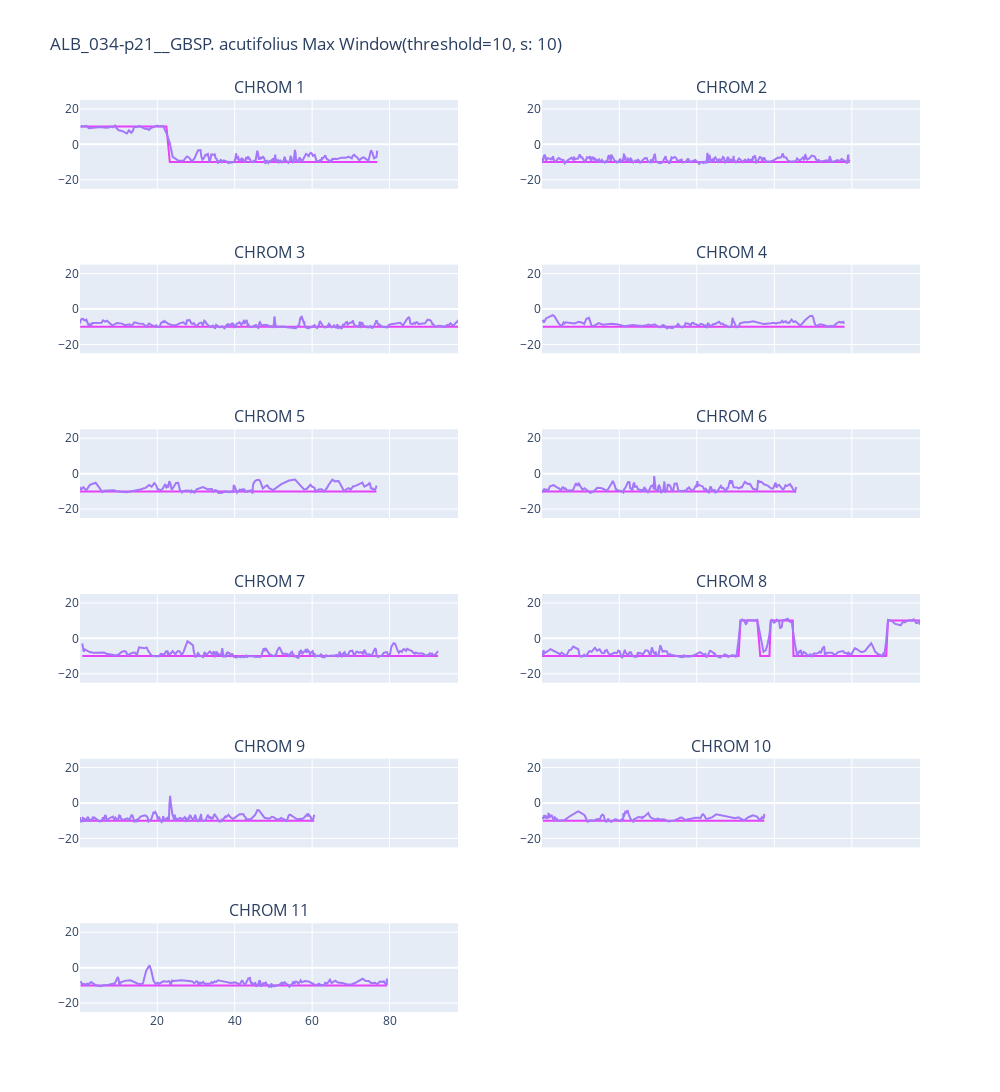

The notebook cell this image was saved under:
### Code cell
df = pd.read_csv('./salidas2/ALB_034-p21__GBS.csv',sep='\t')
out = getSummaryByIntrogression(df, 'ALB_034-p21__GBS',)
plotSample(df, 'ALB_034-p21__GBS_PAc',)

### Figure 1 — Plotly figure (JSON) as saved in the notebook; plotly's stock layout.template omitted (floating-point values rounded to 4 significant figures; data arrays with more than 128 entries replaced by an {"elided": "..."} marker saying what was removed)
{"data": [{"line": {"color": "rgb(231, 64, 250)"}, "name": "Median filter (k=7, t=-5)", "type": "scatter", "x": {"elided": "282 float values"}, "xaxis": "x", "y": {"elided": "282 int values"}, "yaxis": "y"}, {"line": {"color": "rgb(164, 118, 249)"}, "name": "Max Winwindow 10", "type": "scatter", "x": {"elided": "282 float values"}, "xaxis": "x", "y": {"elided": "282 float values"}, "yaxis": "y"}, {"line": {"color": "rgb(231, 64, 250)"}, "name": "Median filter (k=7, t=-5)", "type": "scatter", "x": {"elided": "358 float values"}, "xaxis": "x2", "y": {"elided": "358 int values"}, "yaxis": "y2"}, {"line": {"color": "rgb(164, 118, 249)"}, "name": "Max Winwindow 10", "type": "scatter", "x": {"elided": "358 float values"}, "xaxis": "x2", "y": {"elided": "358 float values"}, "yaxis": "y2"}, {"line": {"color": "rgb(231, 64, 250)"}, "name": "Median filter (k=7, t=-5)", "type": "scatter", "x": {"elided": "306 float values"}, "xaxis": "x3", "y": {"elided": "306 int values"}, "yaxis": "y3"}, {"line": {"color": "rgb(164, 118, 249)"}, "name": "Max Winwindow 10", "type": "scatter", "x": {"elided": "306 float values"}, "xaxis": "x3", "y": {"elided": "306 float values"}, "yaxis": "y3"}, {"line": {"color": "rgb(231, 64, 250)"}, "name": "Median filter (k=7, t=-5)", "type": "scatter", "x": {"elided": "151 float values"}, "xaxis": "x4", "y": {"elided": "151 int values"}, "yaxis": "y4"}, {"line": {"color": "rgb(164, 118, 249)"}, "name": "Max Winwindow 10", "type": "scatter", "x": {"elided": "151 float values"}, "xaxis": "x4", "y": {"elided": "151 float values"}, "yaxis": "y4"}, {"line": {"color": "rgb(231, 64, 250)"}, "name": "Median filter (k=7, t=-5)", "type": "scatter", "x": {"elided": "171 float values"}, "xaxis": "x5", "y": {"elided": "171 int values"}, "yaxis": "y5"}, {"line": {"color": "rgb(164, 118, 249)"}, "name": "Max Winwindow 10", "type": "scatter", "x": {"elided": "171 float values"}, "xaxis": "x5", "y": {"elided": "171 float values"}, "yaxis": "y5"}, {"line": {"color": "rgb(231, 64, 250)"}, "name": "Median filter (k=7, t=-5)", "type": "scatter", "x": {"elided": "229 float values"}, "xaxis": "x6", "y": {"elided": "229 int values"}, "yaxis": "y6"}, {"line": {"color": "rgb(164, 118, 249)"}, "name": "Max Winwindow 10", "type": "scatter", "x": {"elided": "229 float values"}, "xaxis": "x6", "y": {"elided": "229 float values"}, "yaxis": "y6"}, {"line": {"color": "rgb(231, 64, 250)"}, "name": "Median filter (k=7, t=-5)", "type": "scatter", "x": {"elided": "301 float values"}, "xaxis": "x7", "y": {"elided": "301 int values"}, "yaxis": "y7"}, {"line": {"color": "rgb(164, 118, 249)"}, "name": "Max Winwindow 10", "type": "scatter", "x": {"elided": "301 float values"}, "xaxis": "x7", "y": {"elided": "301 float values"}, "yaxis": "y7"}, {"line": {"color": "rgb(231, 64, 250)"}, "name": "Median filter (k=7, t=-5)", "type": "scatter", "x": {"elided": "284 float values"}, "xaxis": "x8", "y": {"elided": "284 int values"}, "yaxis": "y8"}, {"line": {"color": "rgb(164, 118, 249)"}, "name": "Max Winwindow 10", "type": "scatter", "x": {"elided": "284 float values"}, "xaxis": "x8", "y": {"elided": "284 float values"}, "yaxis": "y8"}, {"line": {"color": "rgb(231, 64, 250)"}, "name": "Median filter (k=7, t=-5)", "type": "scatter", "x": {"elided": "284 float values"}, "xaxis": "x9", "y": {"elided": "284 int values"}, "yaxis": "y9"}, {"line": {"color": "rgb(164, 118, 249)"}, "name": "Max Winwindow 10", "type": "scatter", "x": {"elided": "284 float values"}, "xaxis": "x9", "y": {"elided": "284 float values"}, "yaxis": "y9"}, {"line": {"color": "rgb(231, 64, 250)"}, "name": "Median filter (k=7, t=-5)", "type": "scatter", "x": {"elided": "153 float values"}, "xaxis": "x10", "y": {"elided": "153 int values"}, "yaxis": "y10"}, {"line": {"color": "rgb(164, 118, 249)"}, "name": "Max Winwindow 10", "type": "scatter", "x": {"elided": "153 float values"}, "xaxis": "x10", "y": {"elided": "153 float values"}, "yaxis": "y10"}, {"line": {"color": "rgb(231, 64, 250)"}, "name": "Median filter (k=7, t=-5)", "type": "scatter", "x": {"elided": "195 float values"}, "xaxis": "x11", "y": {"elided": "195 int values"}, "yaxis": "y11"}, {"line": {"color": "rgb(164, 118, 249)"}, "name": "Max Winwindow 10", "type": "scatter", "x": {"elided": "195 float values"}, "xaxis": "x11", "y": {"elided": "195 float values"}, "yaxis": "y11"}], "layout": {"annotations": [{"font": {"size": 16}, "showarrow": false, "text": "CHROM 1", "x": 0.225, "xanchor": "center", "xref": "paper", "y": 1.0, "yanchor": "bottom", "yref": "paper"}, {"font": {"size": 16}, "showarrow": false, "text": "CHROM 2", "x": 0.775, "xanchor": "center", "xref": "paper", "y": 1.0, "yanchor": "bottom", "yref": "paper"}, {"font": {"size": 16}, "showarrow": false, "text": "CHROM 3", "x": 0.225, "xanchor": "center", "xref": "paper", "y": 0.8194, "yanchor": "bottom", "yref": "paper"}, {"font": {"size": 16}, "showarrow": false, "text": "CHROM 4", "x": 0.775, "xanchor": "center", "xref": "paper", "y": 0.8194, "yanchor": "bottom", "yref": "paper"}, {"font": {"size": 16}, "showarrow": false, "text": "CHROM 5", "x": 0.225, "xanchor": "center", "xref": "paper", "y": 0.6389, "yanchor": "bottom", "yref": "paper"}, {"font": {"size": 16}, "showarrow": false, "text": "CHROM 6", "x": 0.775, "xanchor": "center", "xref": "paper", "y": 0.6389, "yanchor": "bottom", "yref": "paper"}, {"font": {"size": 16}, "showarrow": false, "text": "CHROM 7", "x": 0.225, "xanchor": "center", "xref": "paper", "y": 0.4583, "yanchor": "bottom", "yref": "paper"}, {"font": {"size": 16}, "showarrow": false, "text": "CHROM 8", "x": 0.775, "xanchor": "center", "xref": "paper", "y": 0.4583, "yanchor": "bottom", "yref": "paper"}, {"font": {"size": 16}, "showarrow": false, "text": "CHROM 9", "x": 0.225, "xanchor": "center", "xref": "paper", "y": 0.2778, "yanchor": "bottom", "yref": "paper"}, {"font": {"size": 16}, "showarrow": false, "text": "CHROM 10", "x": 0.775, "xanchor": "center", "xref": "paper", "y": 0.2778, "yanchor": "bottom", "yref": "paper"}, {"font": {"size": 16}, "showarrow": false, "text": "CHROM 11", "x": 0.225, "xanchor": "center", "xref": "paper", "y": 0.09722, "yanchor": "bottom", "yref": "paper"}], "height": 1500, "showlegend": false, "title": {"text": "ALB_034-p21__GBSP. acutifolius Max Window(threshold=10, s: 10)"}, "width": 1000, "xaxis": {"anchor": "y", "domain": [0, 0.45], "matches": "x11", "showticklabels": false}, "xaxis10": {"anchor": "y10", "domain": [0.55, 1], "matches": "x12", "showticklabels": false}, "xaxis11": {"anchor": "y11", "domain": [0, 0.45]}, "xaxis12": {"anchor": "y12", "domain": [0.55, 1]}, "xaxis2": {"anchor": "y2", "domain": [0.55, 1], "matches": "x12", "showticklabels": false}, "xaxis3": {"anchor": "y3", "domain": [0, 0.45], "matches": "x11", "showticklabels": false}, "xaxis4": {"anchor": "y4", "domain": [0.55, 1], "matches": "x12", "showticklabels": false}, "xaxis5": {"anchor": "y5", "domain": [0, 0.45], "matches": "x11", "showticklabels": false}, "xaxis6": {"anchor": "y6", "domain": [0.55, 1], "matches": "x12", "showticklabels": false}, "xaxis7": {"anchor": "y7", "domain": [0, 0.45], "matches": "x11", "showticklabels": false}, "xaxis8": {"anchor": "y8", "domain": [0.55, 1], "matches": "x12", "showticklabels": false}, "xaxis9": {"anchor": "y9", "domain": [0, 0.45], "matches": "x11", "showticklabels": false}, "yaxis": {"anchor": "x", "domain": [0.9028, 1.0], "range": [-25, 25], "zeroline": true}, "yaxis10": {"anchor": "x10", "domain": [0.1806, 0.2778], "range": [-25, 25]}, "yaxis11": {"anchor": "x11", "domain": [0, 0.09722], "range": [-25, 25]}, "yaxis12": {"anchor": "x12", "domain": [0, 0.09722], "range": [-25, 25]}, "yaxis2": {"anchor": "x2", "domain": [0.9028, 1.0], "range": [-25, 25]}, "yaxis3": {"anchor": "x3", "domain": [0.7222, 0.8194], "range": [-25, 25]}, "yaxis4": {"anchor": "x4", "domain": [0.7222, 0.8194], "range": [-25, 25]}, "yaxis5": {"anchor": "x5", "domain": [0.5417, 0.6389], "range": [-25, 25]}, "yaxis6": {"anchor": "x6", "domain": [0.5417, 0.6389], "range": [-25, 25]}, "yaxis7": {"anchor": "x7", "domain": [0.3611, 0.4583], "range": [-25, 25]}, "yaxis8": {"anchor": "x8", "domain": [0.3611, 0.4583], "range": [-25, 25]}, "yaxis9": {"anchor": "x9", "domain": [0.1806, 0.2778], "range": [-25, 25]}}}
